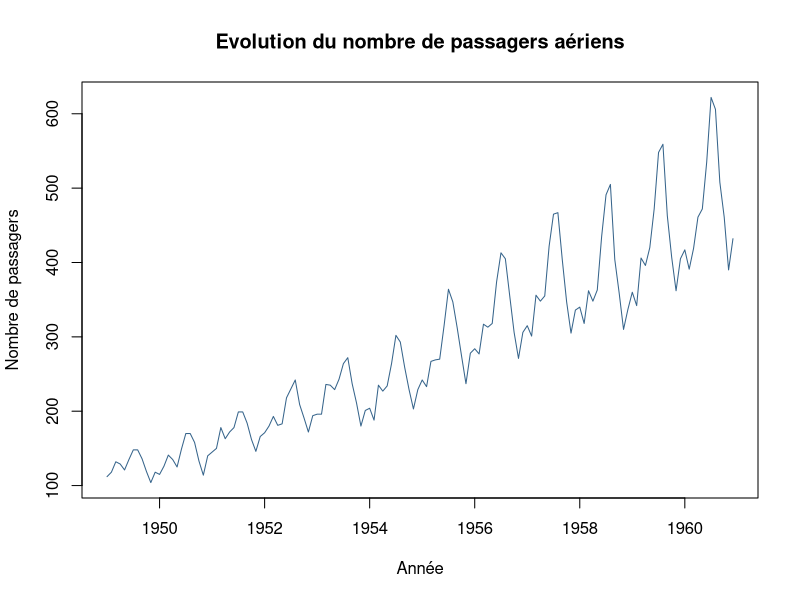
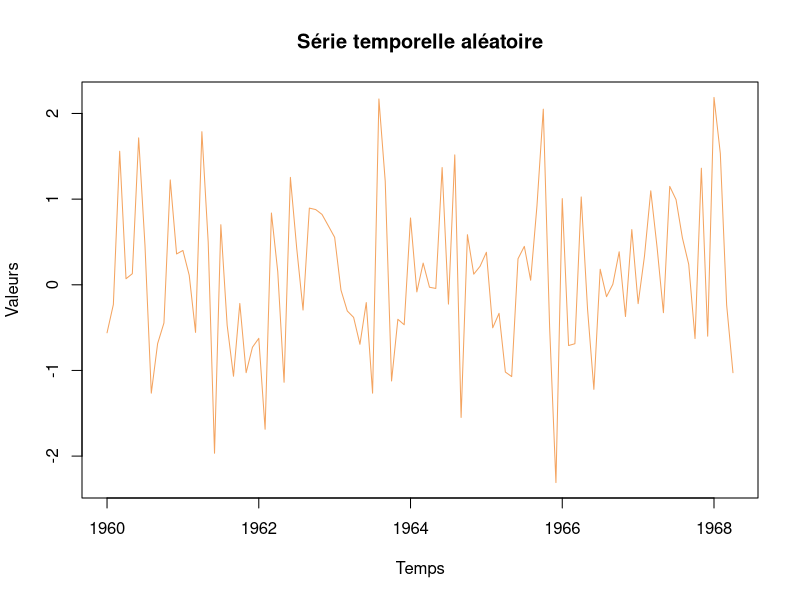
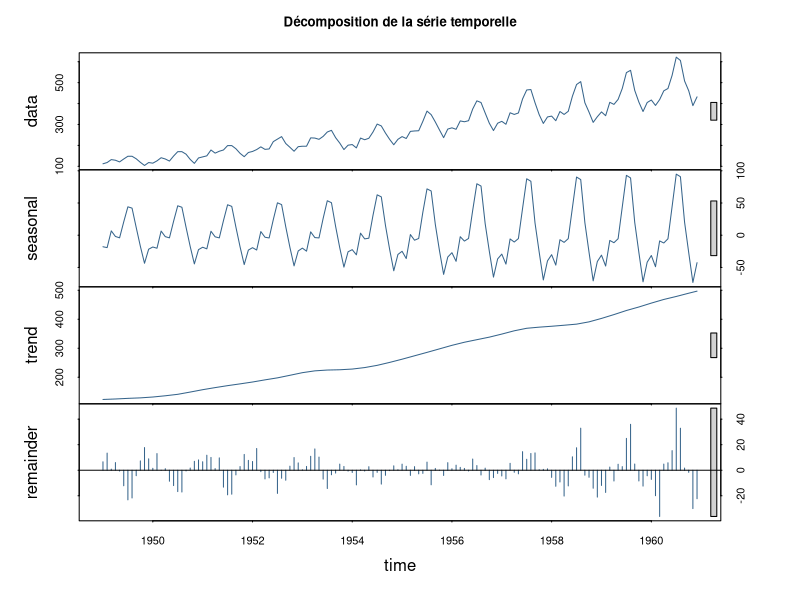
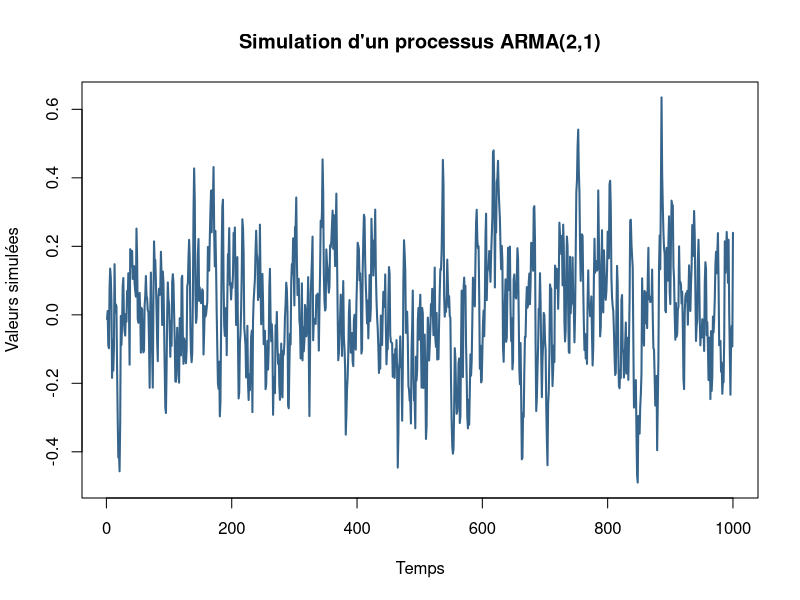
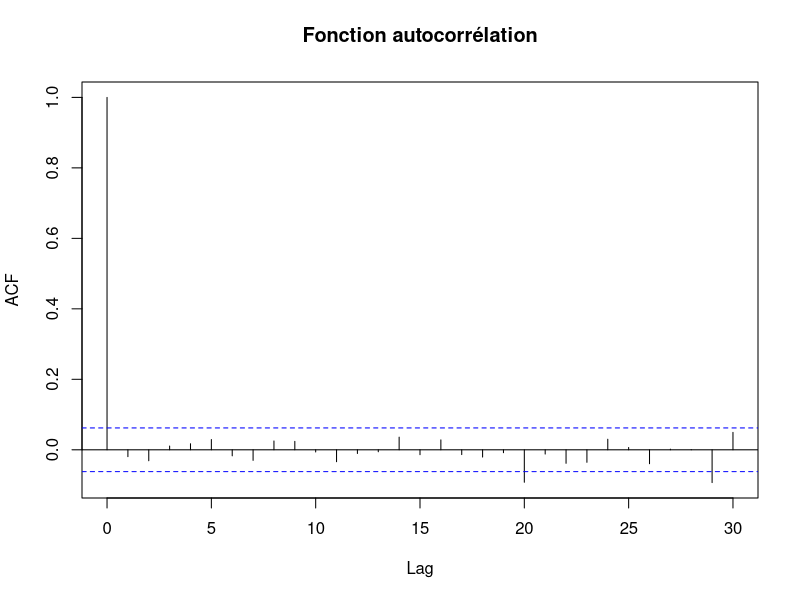
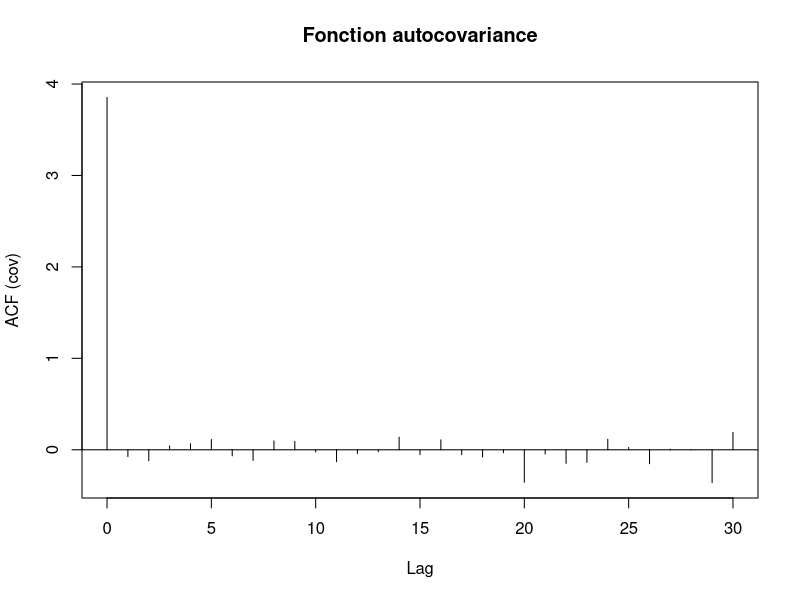
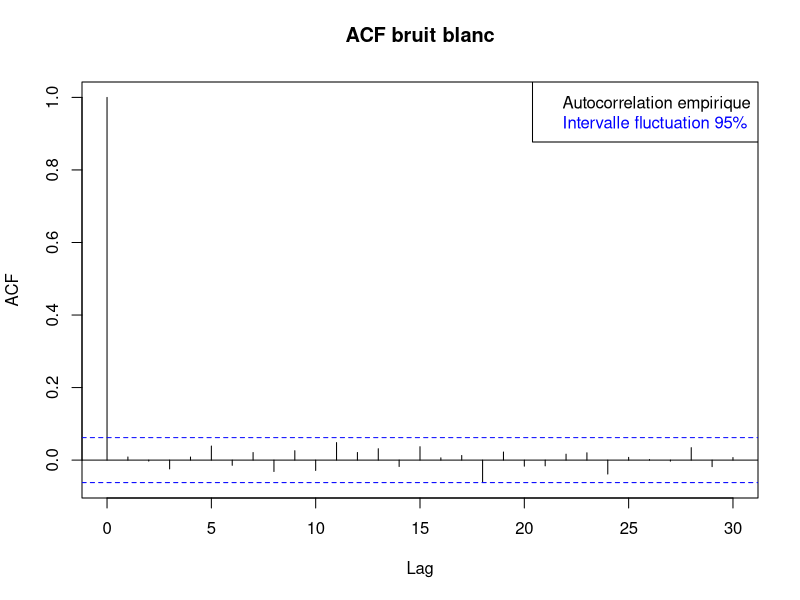
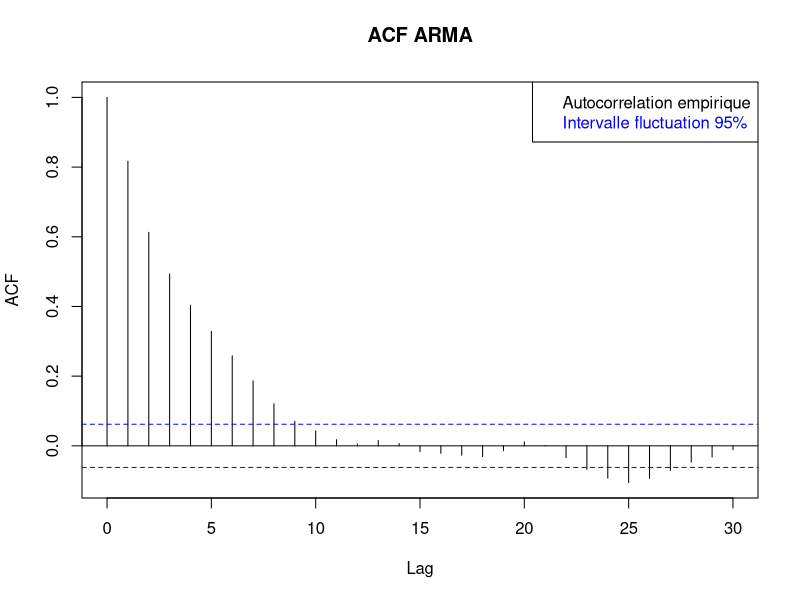

R code for these plots, in order:
## ---- chunk 1
# Gestion des options sur les chunk : 
knitr::opts_chunk$set(warning = FALSE, 
                      message = FALSE,
                      collapse = FALSE,
                      comment = "",
                      fig.align = "center", 
                      out.width = "95%")


# Définition de paramètres globaux pour la production du document : 

# Définition d'une palette de couleurs : 
palette_couleur = c("#36648B", "#F4A460", "#9AFF9A", "#FFD700", "#838B8B",
                    "#EED5B7", "#FF82AB")

# On fixe l'aléatoire pour la reproductibilité des résultats : 
set.seed(123)
## ---- chunk 2

# Exemple de série temporelle :
plot(
  AirPassengers,
  main = "Evolution du nombre de passagers aériens",
  ylab = "Nombre de passagers",
  xlab = "Année",
  type = "l",
  col = palette_couleur[1]
)

# Création d'un objet time série aléatoire :

serie_temp = ts(rnorm(100), start = c(1960, 1), frequency = 12)
plot(
  serie_temp,
  main = "Série temporelle aléatoire",
  ylab = "Valeurs",
  xlab = "Temps",
  type = "l",
  col = palette_couleur[2]
)

## ---- chunk 3
plot(
  stl(AirPassengers, s.window = 12),
  main = "Décomposition de la série temporelle",
  col = palette_couleur[1], 
  lwd = 1
)
# s.window = 12 : période de saisonnalité (nb de mois)

## ---- chunk 4
alpha = c(.5, .2) #paramètres AR
beta = .5 #paramètres MA
sig = .1 #écart-type du bruit
Time = 1000 #longueur de la série temporelle
x = arima.sim(model = list(ar = alpha, ma = beta),
              sd = sig,
              n = Time) #simulation modèle ARMA
plot(x, type = "l", col = palette_couleur[1], lwd = 2, 
     main = "Simulation d'un processus ARMA(2,1)", 
     ylab = "Valeurs simulées", xlab = "Temps")

## ---- chunk 5
Time = 1000
x = 2 * rnorm(Time) #simulation d'un bruit blanc gaussien
acf(x, main = "Fonction autocorrélation") 
acf(x, type = 'covariance', main = "Fonction autocovariance") 
## ---- chunk 6
# Simulation bruit blanc gaussien :
Time = 1000
bbg = rnorm(Time)

acf(bbg, main = 'ACF bruit blanc') 
legend(
  'topright',
  c('Autocorrelation empirique', 'Intervalle fluctuation 95%'),
  text.col = c('black', 'blue'))

x = arima.sim(model = list(ar = c(.5, .2), ma = .5),
              sd = .1,
              n = Time) 
acf(x, main = 'ACF ARMA') 
legend(
  'topright',
  c('Autocorrelation empirique', 'Intervalle fluctuation 95%'),
  text.col = c('black', 'blue'))

## ---- chunk 7
Time = 1000
x = rnorm(Time) #simulation d'un bruit blanc gaussien
ar21 = arima.sim(model = list(ar = c(.5, .2), ma = .5),
              sd = .1, n = Time)

p1 = Box.test(x) #(test uniquement sur rho(1))
p2 = Box.test(x, lag = 10) #(test sur rho(1),...,rho(10))
p3 = Box.test(x, lag = 10, type = 'Ljung-Box') #(test de Ljung-Box)
p4 = Box.test(ar21) #(test uniquement sur rho(1))

p_value = round(c(p1$p.value, p2$p.value, p3$p.value, p4$p.value),4)

data.frame(
  Test = c(
    "BB Box rho(1)",
    "BB Box rho(1:10)",
    "BB Lunj-Box rho(1:10)",
    "Arma21 rho(1)"),
  p_value = p_value,
  Bruit_Blanc = p_value > .05
  )


## ---- chunk 8
rm(list = setdiff(ls(), "palette_couleur")) # Nettoyage de l'environnement
## ---- chunk 9
# Paramètres de la simulation :
Time = 1000
sigma = 1
beta = 0.5 

# Simulation par formule : 
esp = rnorm(Time +1, sd = sigma)
A = esp[2:(Time+1)] + beta * esp[1:Time]

# Simulation par fonction intégrée : 
A2 = arima.sim(model = list(ma = beta), n = Time, sd = sigma)

# Acf Théorique d'un' processus MA(1) :
ARMAacf(ma = beta, lag.max = 20)

# Représentation graphique : 
plot(
  A,
  type = 'l',
  main = 'Simulation d\'un processus MA(1)',
  ylab = 'Valeurs simulées',
  xlab = 'Temps',
  col = palette_couleur[1],
  lwd = 2
)
ac = acf(A, 
         main = "Fonction autocorrélation processus MA(1)",
         ylab = "Valeurs",
         col = palette_couleur[1], 
         lwd = 2)  #acf empirique
lines(ac$lag, c(1, beta / (1 + beta ^ 2), rep(0, length(ac$lag) - 2)),
      col = palette_couleur[2],
      lwd = 2)  #acf théorique
#Alternative : 
# lines(ac$lag,
#       ARMAacf(ma = beta, lag.max = ac$lag[length(ac$lag)]),
#       col = palette_couleur[3],
#       lwd = 2)  #acf alternative
legend(
  'topright',
  c('ACF empirique', 'ACF théorique'),
  col = palette_couleur[1:2],
  lty = 1, 
  lwd = 2)


## ---- chunk 10
sig = 1
tau = 1
Time = 1000
eps = rnorm(Time, sd = sig) #bruit blanc
B = rnorm(1, sd = tau) + cumsum(eps[1:Time])  #alternative : boucle
plot(
  B,
  type = 'l',
  main = 'Simulation d\'une marche aléatoire',
  ylab = 'Valeurs simulées',
  xlab = 'Temps',
  col = palette_couleur[1],
  lwd = 2
)

acf(
  B,
  lag.max = 100,
  main = "Fonction autocorrélation empirique marche aléatoire",
  col = palette_couleur[1],
  lwd = 2
)

## ---- chunk 11
Time = 1000
plot(
  B,
  type = 'l',
  main = 'Simulation de plusieurs trajectoires de marche aléatoire',
  ylab = 'Valeurs simulées',
  xlab = 'Temps',
  col = 1,
  ylim = c(-2 * sig * sqrt(Time), 2 * sig * sqrt(Time)), 
  lwd = 2
)
for (i in 2:10) {
  eps = rnorm(Time + 1, sd = sig)
  B = rnorm(1, sd = tau) + cumsum(eps[1:Time]) #on prend tau=sigma
  lines(B, col = i)
}

## ---- chunk 12
Time = 1000 
sigma = 1 
mu = 0
esp = rnorm(Time + 1, sd = sigma , mean = mu)
C = esp[1:Time] * esp[2:(Time + 1)]

plot(C, 
     main = "Simulation d'un processus C[t]",
     ylab = "Valeurs simulées",
     xlab = "Temps",
     type = "l",
     col = palette_couleur[1],
     lwd = 2)

acf(C, 
    main = "Fonction autocorrélation empirique processus C[t]",
    col = palette_couleur[2],
    lwd = 2)
## ---- chunk 13
#Etude de la distribution des valeurs simulées :
qqnorm(C, 
       main = "QQ-plot processus C[t]",
       col = palette_couleur[1])
qqline(C, col = palette_couleur[2])

shapiro.test(C) #test de normalité des résidus

## ---- chunk 14
sigma = 1
Time = 1000
esp = rnorm(Time, sd = sigma)

D = 1:Time + esp[1:Time]

plot(D, 
     main = "Simulation d'un processus D[t]",
     ylab = "Valeurs simulées",
     xlab = "Temps",
     type = "l",
     col = palette_couleur[1],
     lwd = 2)
acf(D, 
    main = "Fonction autocorrélation empirique processus D[t]",
    col = palette_couleur[2],
    lwd = 2, 
    lag.max = 100)


## ---- chunk 15
E = (1:Time) * esp[1:Time]

plot(E, 
     main = "Simulation d'un processus E[t]",
     ylab = "Valeurs simulées",
     xlab = "Temps",
     type = "l",
     col = palette_couleur[1],
     lwd = 2)

acf(E, 
    main = "Fonction autocorrélation empirique processus E[t]",
    col = palette_couleur[2],
    lwd = 2, 
    lag.max = 100)

## ---- chunk 16
rm(list = setdiff(ls(), "palette_couleur")) # Nettoyage de l'environnement
## ---- chunk 17
# Paramètres du modèle :
beta = c(1, .5, -.5)
rho = ARMAacf(ma = beta)
# Formule théoriques : 
rho_1 <- (beta[1]+beta[1]*beta[2]+beta[2]*beta[3])/(1+sum(beta^2))
rho_2 <- (beta[2]+beta[1]*beta[3])/(1+sum(beta^2))
rho_3 <- (beta[3])/(1+sum(beta^2))

# Affichage des résultats : 

data.frame(
  Lag = 1:3,
  Formule = c(rho_1, rho_2, rho_3),
  Fonction = rho[2:4]
)

## ---- chunk 18
x = arima.sim(model = list(ma = beta), n = 1000)
plot(x, 
     main = "Simulation d'un processus ARMA(3,0)",
     ylab = "Valeurs simulées",
     xlab = "Temps",
     type = "l",
     col = palette_couleur[1],
     lwd = 2)

acf(x,
    main = "F° autocorrélation empirique processus ARMA(3,0)",
    col = palette_couleur[2],
    lwd = 2, 
    lag.max = 100)

rho = ARMAacf(ma = c(1, .5, -.5), lag.max = 30)
lines(0:30, rho, col = palette_couleur[3], lwd = 2)
legend(
  'topright',
  c('ACF empirique', 'ACF théorique'),
  col = palette_couleur[2:3],
  lty = 1,
  lwd = 2
)

## ---- chunk 19
rm(list = setdiff(ls(), "palette_couleur")) # Nettoyage de l'environnement
## ---- chunk 20
ar1 = function(alpha, sigma = 1, Time= 1000) {
  x = numeric(Time)
  x[1] = rnorm(1, sd = sqrt(sigma ^ 2 / (1 - alpha ^ 2)))
  for (t in 2:Time) {
    x[t] = alpha * x[Time- 1] + rnorm(1, sd = sigma)
  }
  return(x)
}

## ---- chunk 21
alpha = -0.9 
# alpha = 0.9
sigma = sqrt(0.1)
Time = 1000
x = ar1(alpha, sigma, Time)
plot(x, 
     main = "Simulation d'un processus AR(1)",
     ylab = "Valeurs simulées",
     xlab = "Temps",
     type = "l",
     col = palette_couleur[1],
     lwd = 2, 
     xlim = c(1, Time))

acf(x, 
    main = "F° autocorrélation empirique processus AR(1)",
    col = palette_couleur[2],
    lwd = 2, 
    lag.max = 100)
tab = 0:30
rho = alpha ^ tab
lines(tab, rho, col = palette_couleur[3], lwd = 2)
legend(
  'topright',
  c('ACF empirique', 'ACF théorique'),
  col = palette_couleur[2:3],
  lty = 1,
  lwd = 2
)

## ---- chunk 22
rm(list = setdiff(ls(), "palette_couleur")) # Nettoyage de l'environnement
## ---- chunk 23
N = 10 ^ 4  #nombre de simulations
Time = 1000  #longueur des séries temporelles
rho = NULL
pv = NULL
for (n in 1:N) {
  #on répète l'expérience N fois
  x = rnorm(Time)  #simulation d'un bruit blanc gaussien
  rho = rbind(rho, acf(x, plot = FALSE)$acf)  #calcul et stockage ACF (sans tracer le graphique)
  pv = c(pv, Box.test(x, lag = 5)$p.value) #calcul et stockage p-value du test de Portmenteau
}
## ---- chunk 24
h = 1 
hist(sqrt(Time) * rho[, h+1], # La fonction d'autocorrélation commence à 0.
     main = "Histogramme de sqrt(T) * rho(h)",
     col = palette_couleur[1])

# Test de normalité : 
qqplot = qqnorm(sqrt(Time) * rho[, h+1], 
                main = "QQ-plot de sqrt(T) * rho(h)",
                col = palette_couleur[1])
abline(0, 1, col = palette_couleur[2])

## ---- chunk 25
nb_value <-
  sum(rho[, h + 1] > -1.96 / sqrt(Time) &
        rho[, h + 1] < 1.96 / sqrt(Time)) / N
nb_value # Très proche de 0.95 (prendre N assez grand)

alpha = 0.05
sum(pv > 0.05) / N 
# HO = c'est un bruit blanc ,  acceptés dans + de 95% des cas
## ---- chunk 26
beta = 0.9
sigma = 0.1 
rho = NULL ; pv = NULL
N = 10 ^ 4
for (i in 1:N){ 
  eps = sigma * rnorm(Time + 1)
  y = eps[2:(Time + 1)] + beta * eps[1:Time]
  rho = rbind(rho, acf(y, plot = FALSE)$acf)
  pv = c(pv, Box.test(y, lag = 5)$p.value)
  }
## ---- chunk 27
h = 1 
nb_value = sum(rho[,h+1] > -1.96/sqrt(Time) & 
      rho[,h+1] < 1.96/sqrt(Time))/N
nb_value

# Test du bruit blanc : 
alpha = 0.05
sum(pv > alpha) / N

## ---- chunk 28
x = EuStockMarkets[, 3]
plot(
  x,
  main = "Evolution du prix de l'actif",
  ylab = "Prix de l'actif",
  xlab = "Temps",
  type = "l",
  col = palette_couleur[1],
  lwd = 2
)

acf(
  x,
  main = "F° autocorrélation empirique du prix de l'actif",
  col = palette_couleur[2],
  lwd = 2,
  lag.max = 500
)

## ---- chunk 29
y = diff(log(x))
plot (
  y,
  main = "Evolution du rendement de l'actif",
  ylab = "Rendement de l'actif",
  xlab = "Temps",
  type = "l",
  col = palette_couleur[1],
  lwd = 2
)

acf(
  y,
  main = "F° autocorrélation empirique du rendement de l'actif",
  col = palette_couleur[2],
  lwd = 2,
  lag.max = 500
)

## ---- chunk 30
Box.test(y, lag = 5) #test de Portmanteau (BB)
qqnorm(y, 
       main = "QQ-plot des rendements de l'actif",
       col = palette_couleur[1])
qqline(y, col = palette_couleur[2])

shapiro.test(y) #test de normalité des rendements
## ---- chunk 31
rm(list = setdiff(ls(), "palette_couleur")) # Nettoyage de l'environnement
## ---- chunk 32
ar1.estim = function(x) {
  n = length(x)
  x1 = x[1:(n - 1)]
  x2 = x[2:n]
  alpha = sum(x1 * x2) / sum(x1 ^ 2)
  sigma = sqrt(sum((x2 - alpha * x1) ^ 2) / n)
  return(c(alpha, sigma))
}

# Création d'une série temporelle : 
alpha = 0.9 ; sigma = 0.1 ; Time = 1000
x = arima.sim(model = list(ar = alpha), n = Time, sd = sigma)

# Fonction créée : 
yf = ar1.estim(x)

# Estimation R : 
y = ar(x, aic = FALSE, order.max = 1, demean = FALSE, method = "ols")

# Résultats : 
data.frame(
  Explication = c("Vrai valeur", "Estimation F°", "Estimation R"),
  alpha = round(c(alpha,yf[1], y$ar[1]),4),
  sigma = round(c(sigma, yf[2], y$var.pred[1]),4))
## ---- chunk 33
Nsimu = 10 ^ 2 ; alpha = 0.9 ; sigma = 0.1 
tabT = c(20,100,1000,10000) # Différentes longueur de série 

# Matrice de stockage des estimations : 
alphaols = matrix(0, Nsimu, length(tabT))  
sigmaols = matrix(0, Nsimu, length(tabT))
alphamle = matrix(0, Nsimu, length(tabT))
sigmamle = matrix(0, Nsimu, length(tabT))

for (i in 1:length(tabT)) {
  T = tabT[i]
  for (j in 1:Nsimu) {
    x = arima.sim(model = list(ar = alpha), sd = sigma, n = T)
    fit = ar(x, aic = FALSE, order.max = 1, demean = FALSE, method = 'ols')
    alphaols[j, i] = fit$ar
    sigmaols[j, i] = fit$var.pred
    fit = ar(x, aic = FALSE, order.max = 1, demean = FALSE, method = 'mle')
    alphamle[j, i] = fit$ar
    sigmamle[j, i] = fit$var.pred
  }
}

## ---- chunk 34
# Comparaison du biais des estimateurs :
data.frame (
  Duration = tabT,
  MLE_mean = round(apply(alphamle, 2, mean),4),
  OLS_mean = round(apply(alphaols, 2, mean),4)
)
## ---- chunk 35
data.frame(
  duration = tabT,
  MLE = round(apply(alphamle, 2, var),4),
  OLS = round(apply(alphaols, 2, var),4))
## ---- chunk 36
alpha = cbind(alphaols, alphamle)
sigma = cbind(sigmaols, sigmamle)

method = cbind(matrix('ols', Nsimu, length(tabT)), matrix('mle', Nsimu, length(tabT)))

longueur = cbind(matrix(rep(tabT, Nsimu), Nsimu, length(tabT), byrow = TRUE),
                 matrix(rep(tabT, Nsimu), Nsimu, length(tabT), byrow = TRUE))

## ---- chunk 37
boxplot(alpha ~ method + longueur, las = 2, col = palette_couleur[1], 
        main = "Estimation moyenne d'alpha : méthode et longueurs différentes",
        ylab = "Valeurs estimées")

abline(h = 0.9, col = palette_couleur[2]) 
# 0.9 Correspond à la vraie valeur de alpha
## ---- chunk 38
boxplot(sigma ~ method + longueur, las = 2, col = palette_couleur[1], 
        main = "Estimation moyenne de sigma : méthode et longueurs différentes",
        ylab = "Valeurs estimées")
abline(h = 0.1 ^ 2, col = palette_couleur[2])

## ---- chunk 39
predictionAR1 = function(x, a, sig, hmax) {
  return(list(moy = x * a ^ (1:hmax), 
              sig = sqrt(sig ^ 2 * (1 - a ^ (2 * (1:hmax))) / (1 - a ^ (2)))))
}

## ---- chunk 40
alpha = 0.9 ; sig = 0.1 ; Time = 10 ^ 5
X = arima.sim(model = list(ar = alpha),sd = sig, n= Time)  

moypred = NULL
sigpred = NULL
h = 1  #horizon de prévision
for (t in (h + 1):Time) {
  pred = predictionAR1(X[t - h], alpha, sig, h)
  moypred[t] = pred$moy[h]
  sigpred[t] = pred$sig[h]
}

IC_pr_value = sum(X > moypred - 1.96 * sigpred &
      X < moypred + 1.96 * sigpred, na.rm = TRUE) / (Time - h + 1)

cat("Pourcentage de valeur dans l'intervalle = ", round(IC_pr_value,4), "\n")

## ---- chunk 41
rm(list = setdiff(ls(), "palette_couleur")) # Nettoyage de l'environnement
## ---- chunk 42
cat("Racines du polynôme : ", polyroot(c(1, -.9, .3)), "\n")
cat("Module des racines : ", Mod(polyroot(c(1, -.9, .3))), "\n")

## ---- chunk 43
alpha1 = 0.1
alpha2 = -0.3
sigma = 1

mat = cbind(
  c(1, -alpha1, -alpha2, 0, 0, 0),
  c(-alpha1, 1 - alpha2, -alpha1, -alpha2, 0, 0),
  c(-alpha2, 0, 1, -alpha1, -alpha2, 0),
  c(0, 0, 0, 1, -alpha1, -alpha2),
  c(0, 0, 0, 0, 1, -alpha1),
  c(0, 0, 0, 0, 0, 1)
) 
b = c(sigma ^ 2, 0, 0, 0, 0, 0)

gamma = solve(mat, b)  #Fonction_autocovariance
f_autocor = gamma / gamma[1]  # Fonction_autocorrélation


## ---- chunk 44
x = arima.sim(model = list(ar = c(alpha1, alpha2)),
              sd = sigma,
              n = 10 ^ 4)  

auto_cor_empi <- acf(x, lag.max = 5, plot = FALSE)$acf
auto_cor_theo <- ARMAacf(ar = c(alpha1, alpha2), lag.max = 5)
auto_cov_empi <- acf(x, lag.max = 5, type='covariance', plot=FALSE)$acf 

# Affichage des résultats : 
data.frame(
  Lag = 1:5,
  Yule_walker = round(f_autocor[2:6],4),
  Empirique = round(auto_cor_empi[2:6],4),
  Théorique = round(auto_cor_theo[2:6],4))

## ---- chunk 45
fitYWAR2 = function(x) {
  # Afc empirique :
  gammac = acf(x, lag.max = 2, type = 'covariance',
               plot = FALSE)$acf  
  
  # Matrice A et vecteur b :
  A = matrix(c(gammac[2], gammac[1], gammac[2], gammac[3], gammac[2], 
               gammac[1], 1, 0, 0), nrow = 3)
  b = c(gammac[1], gammac[2], gammac[3])
  thetamom = solve(A, b)
  return(thetamom)
}

# Vérification :
x = arima.sim(model = list(ar = c(alpha1, alpha2)),
              sd = sigma,
              n = 10 ^ 4)
resultat_r = ar(x, AIC= FALSE, order.max = 2,method = "yule-walker")
resultat_f = fitYWAR2(x)

# Affichage des résultats : 
data.frame(
  Explication = c("Vrai valeur", "Estimation F°", "Estimation R"),
  alpha1 = round(c(alpha1, resultat_f[1], resultat_r$ar[1]), 4),
  alpha2 = round(c(alpha2, resultat_f[2], resultat_r$ar[2]), 4),
  sigma = round(c(sigma, resultat_f[3], resultat_r$var.pred[1]), 4))

## ---- chunk 46
rm(list = setdiff(ls(), "palette_couleur")) # Nettoyage de l'environnement
